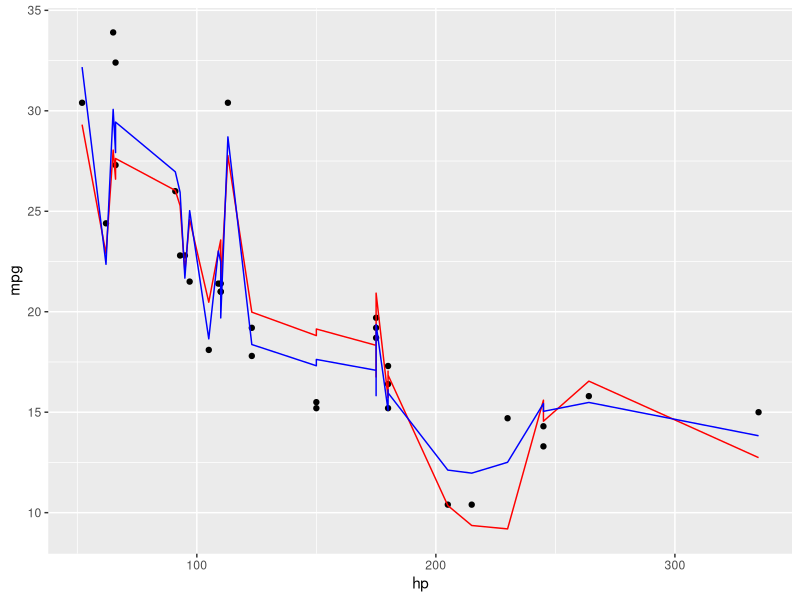
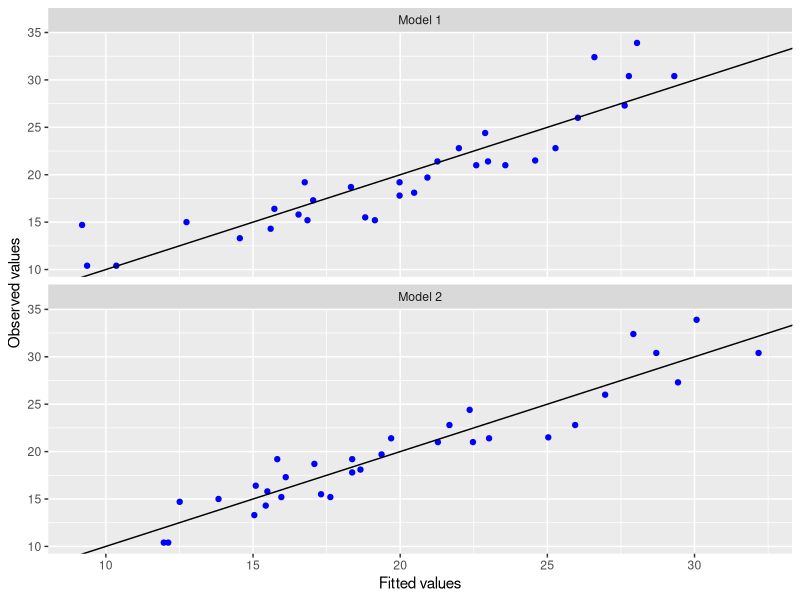
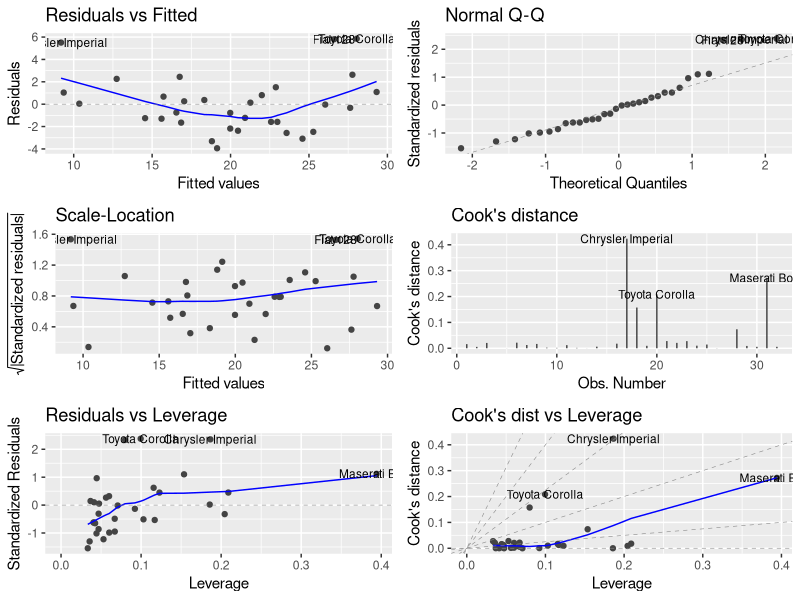
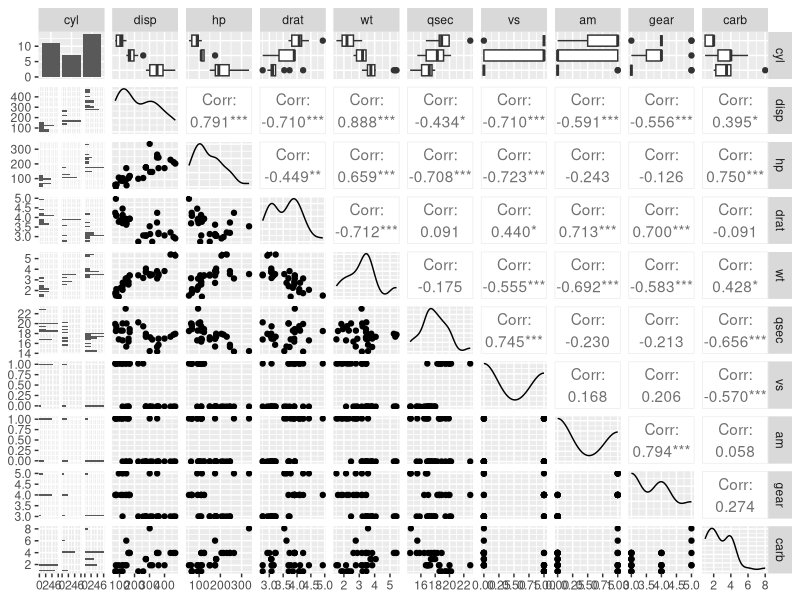

These charts were generated, in order, by the following R code:

#########################################################
# X and Z are highly correlated
# The interaction term is not statistically meaningful
# The true data-generating process is additive
#########################################################

set.seed (123)
n <- 1000
X <- rnorm (n)
Z <- X + rnorm (n, sd = 0.3)
Y <- 1 + 2*X + 3*Z + rnorm (n)
cor (X, Z)
model_no_int <- lm(Y ~ X + Z)
model_int <- lm(Y ~ X * Z)
summary ( model_no_int )
summary ( model_int )

#########################################################
# X and Z are nearly uncorrelated
# The interaction term is large and significant
# Correlation is neither necessary nor sufficient for interaction
#########################################################

set.seed (456)
X <- rnorm (n)
Z <- rnorm (n)
Y <- 1 + 2*X + 3*Z + 4*X*Z + rnorm (n)
cor (X, Z)
model_no_int <- lm(Y ~ X + Z)
model_int <- lm(Y ~ X * Z)
summary ( model_no_int )
summary ( model_int )


# m2 <- lm(mpg ~ hp + wt, data = mtcars)
# 
# library(gtsummary)
# tbl_regression(m2)
# 
# tbl_regression(m2,
#                intercept = TRUE,
#                conf.level = 0.99,
#                label = list(hp ~ "Gross horsepower", wt ~ "Weight (1000 lbs)"))


#####################################################
# Fit two models:
#####################################################

mtcars$cyl <- factor(mtcars$cyl)
m1 <- lm(mpg ~ hp + wt, data = mtcars) # Simple model
m2 <- lm(mpg ~ hp*wt + cyl, data = mtcars) # Complex model

#####################################################
# Create data frames with fitted values:
#####################################################

m1_pred <- data.frame(hp = mtcars$hp, mpg_pred = predict(m1))
m2_pred <- data.frame(hp = mtcars$hp, mpg_pred = predict(m2))

#####################################################
# Plot fitted values:
#####################################################

install.packages(ggplot2)
library(ggplot2)
ggplot(mtcars, aes(hp, mpg)) +
  geom_point() +
  geom_line(data = m1_pred, aes(x = hp, y = mpg_pred),
            colour = "red") +
  geom_line(data = m2_pred, aes(x = hp, y = mpg_pred),
            colour = "blue")


#####################################################
# Plot the observed values against the fitted values
#####################################################

n <- nrow(mtcars)
models <- data.frame(Observed = rep(mtcars$mpg, 2),
                     Fitted = c(predict(m1), predict(m2)),
                     Model = rep(c("Model 1", "Model 2"), c(n, n)))

ggplot(models, aes(Fitted, Observed)) +
  geom_point(colour = "blue") +
  facet_wrap(~ Model, nrow = 3) +
  geom_abline(intercept = 0, slope = 1) +
  xlab("Fitted values") + ylab("Observed values")

#####################################################
# Create diagnostic plots
#####################################################

install.packages("ggfortify")
library(ggfortify)
autoplot(m1, which = 1:6, ncol = 2, label.size = 3)

#####################################################
# Breusch-Pagan test for heteroscedasticity
#####################################################

install.packages("car")
library(car)
ncvTest(m1)

#####################################################
# To check for multicollinearity
#####################################################

install.packages("GGally")
library(GGally)
ggpairs(mtcars[, -1])

#####################################################
# To check for multicollinearity
#####################################################

#library(car)
m <- lm(mpg ~ ., data = mtcars)
vif(m)



#####################################################
# Excersize for Regression Diagnostics 
#####################################################
exdata1 <- data.frame(
  x = c(2.99, 5.01, 8.84, 6.18, 8.57, 8.23, 8.48, 0.04, 6.80,
        7.62, 7.94, 6.30, 4.21, 3.61, 7.08, 3.50, 9.05, 1.06,
        0.65, 8.66, 0.08, 1.48, 2.96, 2.54, 4.45),
  y = c(5.25, -0.80, 4.38, -0.75, 9.93, 13.79, 19.75, 24.65,
        6.84, 11.95, 12.24, 7.97, -1.20, -1.76, 10.36, 1.17,
        15.41, 15.83, 18.78, 12.75, 24.17, 12.49, 4.58, 6.76,
        -2.92))
exdata2 <- data.frame(
  x = c(5.70, 8.03, 8.86, 0.82, 1.23, 2.96, 0.13, 8.53, 8.18,
        6.88, 4.02, 9.11, 0.19, 6.91, 0.34, 4.19, 0.25, 9.72,
        9.83, 6.77, 4.40, 4.70, 6.03, 5.87, 7.49),
  y = c(21.66, 26.23, 19.82, 2.46, 2.83, 8.86, 0.25, 16.08,
        17.67, 24.86, 8.19, 28.45, 0.52, 19.88, 0.71, 12.19,
        0.64, 25.29, 26.72, 18.06, 10.70, 8.27, 15.49, 15.58,
        19.17))
